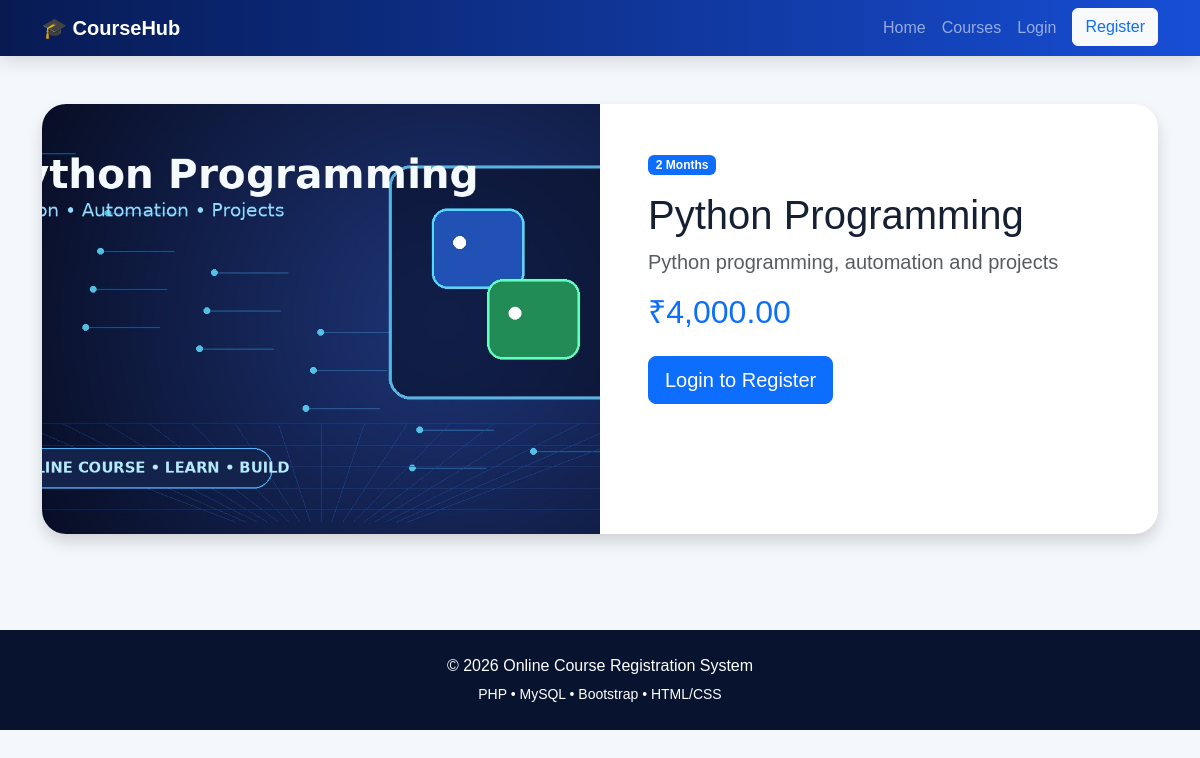
/course_details.php?id=2, run on the app's committed database.
### tables this page shows
CREATE TABLE courses(id INT AUTO_INCREMENT PRIMARY KEY,course_name VARCHAR(150) NOT NULL,description TEXT NOT NULL,duration VARCHAR(50) NOT NULL,fees DECIMAL(10,2) NOT NULL,image VARCHAR(255),created_at TIMESTAMP DEFAULT CURRENT_TIMESTAMP);

### course_details.php (the view)
<?php session_start(); include "config.php"; $id=(int)($_GET["id"]??0); $stmt=mysqli_prepare($conn,"SELECT * FROM courses WHERE id=?"); mysqli_stmt_bind_param($stmt,"i",$id); mysqli_stmt_execute($stmt); $course=mysqli_fetch_assoc(mysqli_stmt_get_result($stmt)); include "includes/header.php"; include "includes/navbar.php"; ?>
<div class="container py-5"><?php if($course){ ?><div class="detail-card shadow"><div class="row g-0"><div class="col-md-6"><img src="images/<?php echo htmlspecialchars($course["image"]); ?>" class="detail-img"></div><div class="col-md-6 p-5"><span class="badge bg-primary mb-3"><?php echo htmlspecialchars($course["duration"]); ?></span><h1><?php echo htmlspecialchars($course["course_name"]); ?></h1><p class="text-muted fs-5"><?php echo htmlspecialchars($course["description"]); ?></p><h2 class="text-primary mb-4">₹<?php echo number_format($course["fees"],2); ?></h2><?php if(isset($_SESSION["student_id"])){ ?><a href="register_course.php?id=<?php echo $course["id"]; ?>" class="btn btn-success btn-lg">Register Course</a><?php }else{ ?><a href="login.php" class="btn btn-primary btn-lg">Login to Register</a><?php } ?></div></div></div><?php }else echo '<div class="alert alert-danger">Course not found.</div>'; ?></div>
<?php include "includes/footer.php"; ?>

### css/style.css (style rules this page uses)
body { background:#f4f7fb;font-family:Arial,sans-serif;color:#172033 }
.detail-card { background:#fff;border-radius:24px;overflow:hidden }
.detail-img { width:100%;height:100%;min-height:430px;object-fit:cover }

### data on the page
courses: image (picture), duration "2 Months", course_name "Python Programming", description "Python programming, automation and projects", fees "4,000.00"
